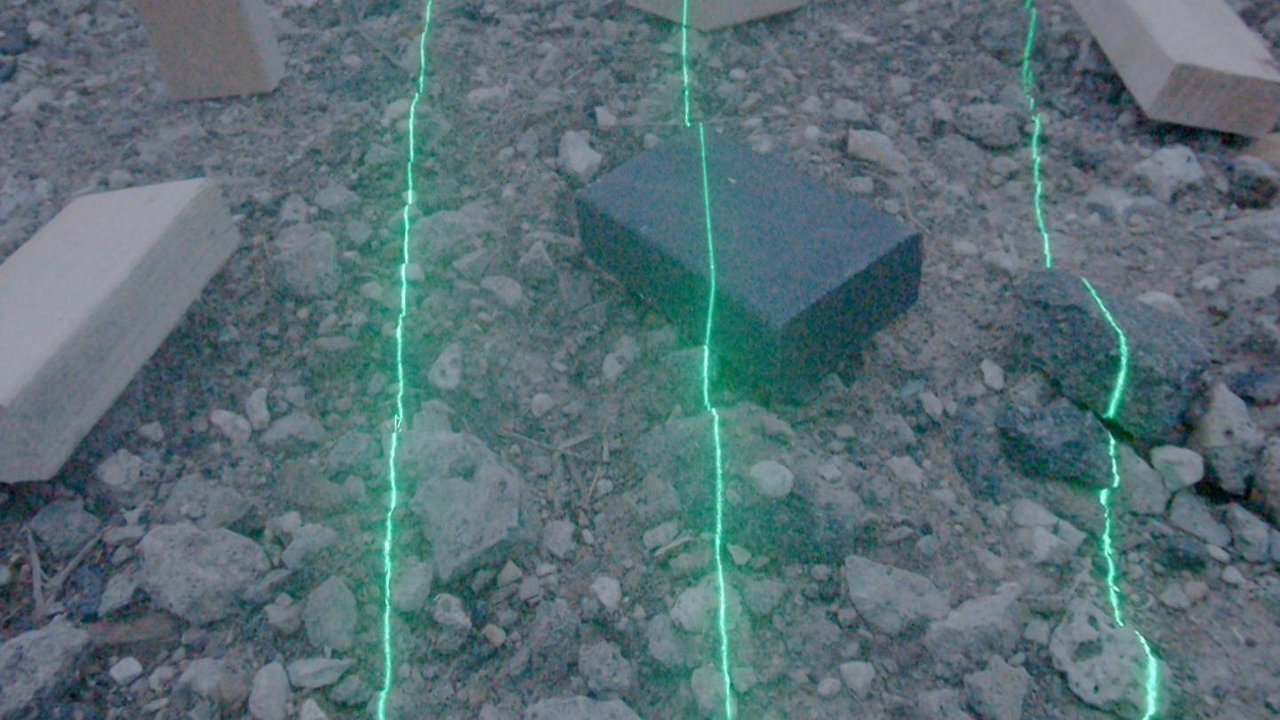
#> input picture scripts/images/left_rect.jpg, 1280 x 720 px, found by its file name
$ python line.py
#> lines starting #> are read from the running program, lines starting #| are printed output that depends on the picture; after the words box and inside, x2 and y2 are one past the last pixel; in counts of white or black regions, pixels touching at a corner belong together
import math
import cv2
import numpy as np
import matplotlib.pyplot as plt
from mpl_toolkits.mplot3d import Axes3D

SENSOR_H = 0.00356
SENSOR_W = 0.00626
FOCAL_L  = 0.005

BASELINE = 3 * 0.0254
ANGLE    = 55

img_l = cv2.imread('left_rect.jpg')
#> img_l is the input picture: shape (720, 1280, 3); mean B, G, R 116.2, 109.6, 87.9
img_r = cv2.imread('right_rect.jpg')
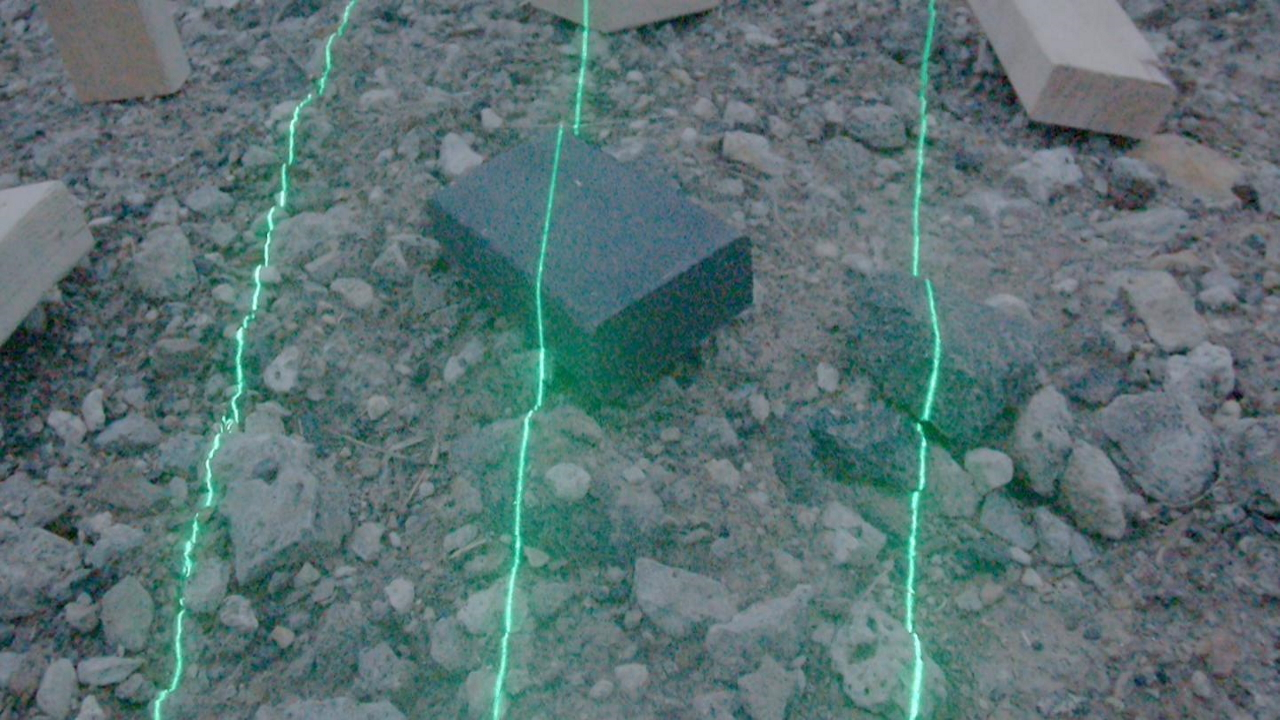
#> input picture scripts/images/right_rect.jpg, 1280 x 720 px, found by its file name
#> img_r is the input picture: shape (720, 1280, 3); mean B, G, R 115, 112.5, 90.9

hsv_l    = cv2.cvtColor(img_l, cv2.COLOR_BGR2HSV)
#> hsv_l: shape (720, 1280, 3); mean H, S, V 100.8, 67.5, 117.8
thresh_l = cv2.inRange(hsv_l, (70, 30, 180), (100, 255, 255));
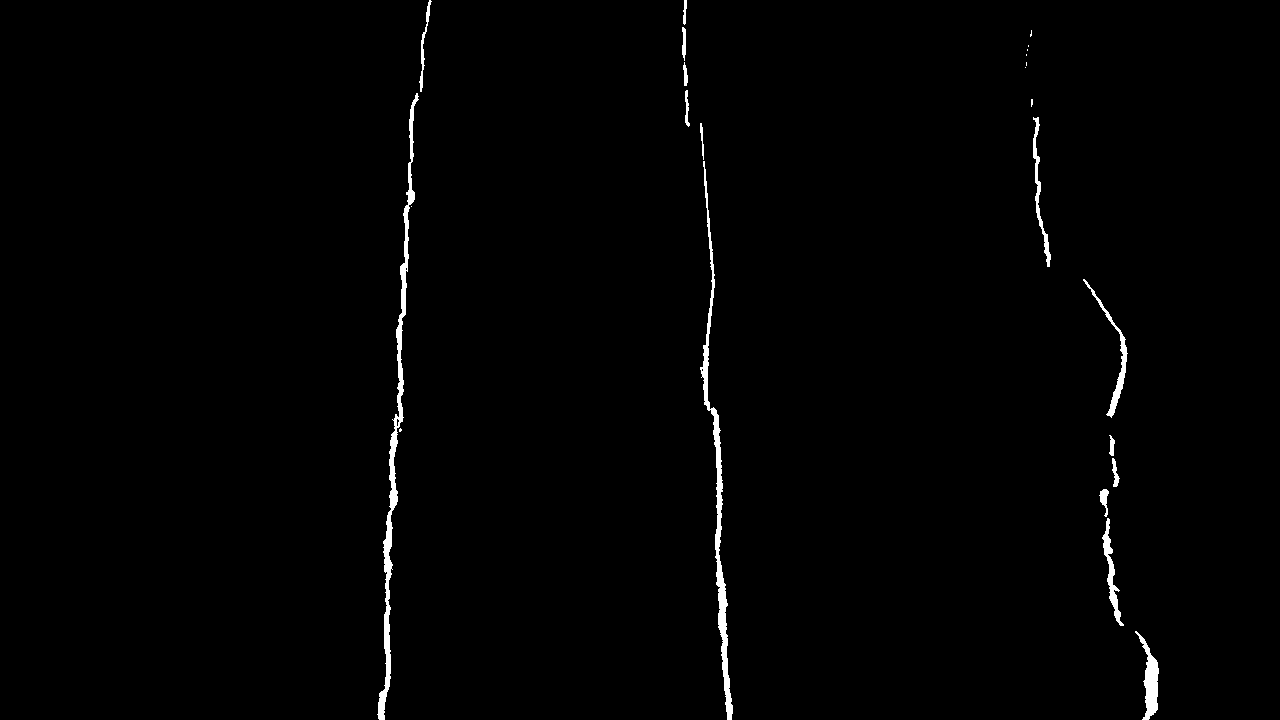
#> thresh_l: shape (720, 1280); 1% white; 24 white regions (9 under 20 px), largest, box (x1, y1, x2, y2) and area: (377, 93, 419, 720) 3131, (700, 161, 733, 720) 2636, (1135, 631, 1159, 720) 839
thin_l   = cv2.ximgproc.thinning(thresh_l)
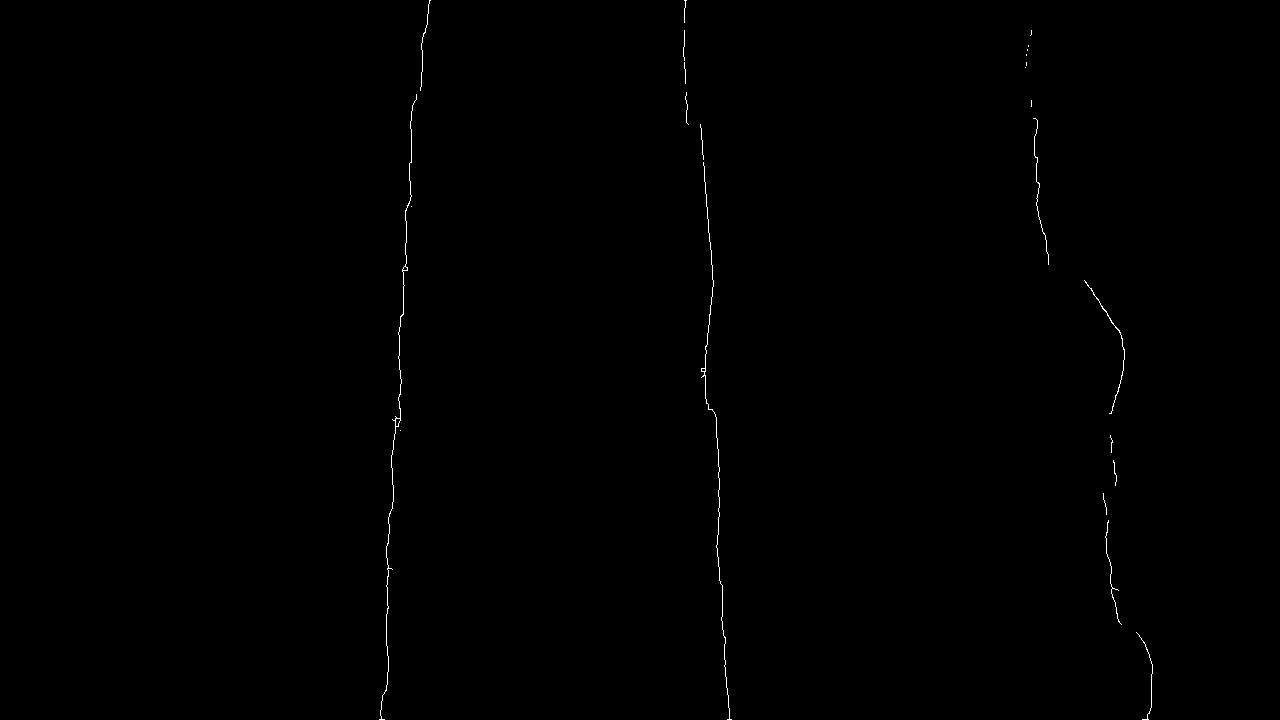
#> thin_l: shape (720, 1280); 0.23% white in thin lines or dots, all inside (x1, y1, x2, y2) = (379, 0, 1153, 720)

cv2.imshow('left', thin_l)
cv2.waitKey(0)

rows, cols, _ = img_l.shape
#> rows = 720; cols = 1280
points = []

for i in range(rows):
    max_l = 0
    max_r = 0
    ind_l = 0
    ind_r = 0
    for j in range(cols):
        if img_l[i, j][1] > max_l:
            max_l = img_l[i, j][1]
            ind_l = j
        if img_r[i, j][1] > max_r:
            max_r = img_r[i, j][1]
            ind_r = j

    x_l = (float((ind_l - (cols / 2)) + 0.5) / cols) * SENSOR_W
    x_r = (float((ind_r - (cols / 2)) + 0.5) / cols) * SENSOR_W
    y_l = (float((i - (rows / 2)) + 0.5) / rows) * SENSOR_H
    y_r = (float((i - (rows / 2)) + 0.5) / rows) * SENSOR_H
    disparity = x_l - x_r

    z = (FOCAL_L * BASELINE) / disparity
    x = x_l * BASELINE / disparity
    y = y_l * BASELINE / disparity
    points.append([x, y, z])

for i in range(len(points)):
    py = (points[i][1] * math.cos(ANGLE * math.pi / 180)) \
       - (points[i][2] * math.sin(ANGLE * math.pi / 180))
    pz = (points[i][1] * math.sin(ANGLE * math.pi / 180)) \
       + (points[i][2] * math.cos(ANGLE * math.pi / 180))

    points[i][1] = py
    points[i][2] = pz

z_vals = []
y_vals = []
x_vals = []
for p in points:
    [px, py, pz] = p
    z_vals.append(-pz)
    y_vals.append(-py)
    x_vals.append(-px)
#> this loop made 720 passes
#> p on passes 1 to 3: [0.0347, -0.797, 0.22], [0.035, -0.805, 0.223], [0.0104, -0.239, 0.0664]

fig = plt.figure()
#> (the run stopped early here; a loop or call above may not have finished)
